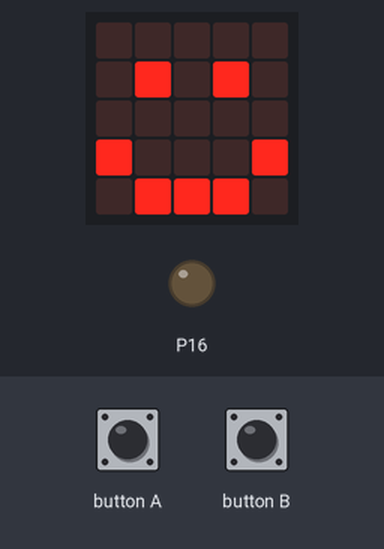
Simulated run of this program. Board: BBC micro:bit running MicroPython. On the bench: the board's 5×5 LED display, output pins drawn as LEDs (lit = HIGH). The inputs (shaded band) are chosen by the test bench.

Above: at 1.2 s.
1.3 s: button A pressed for 0.15 s
At 1.9 s:
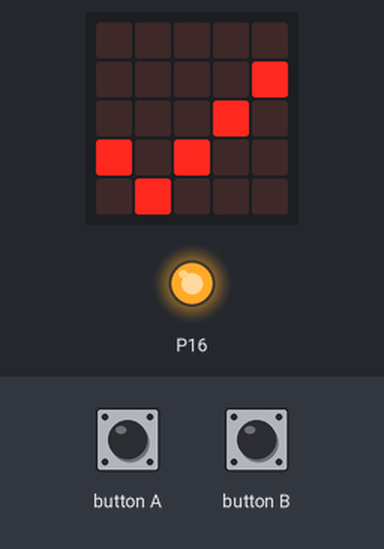
2.9 s: button B pressed for 0.15 s
At 4.1 s:
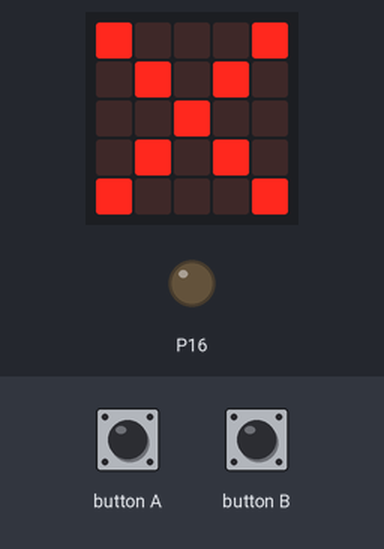
4.5 s: button A pressed for 1 s
At 5.5 s:
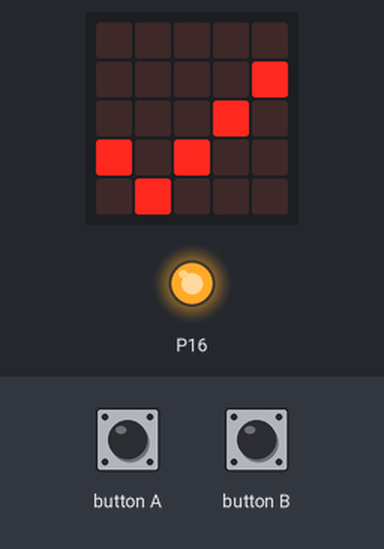
7.0 s: button B pressed for 1 s
At 7.4 s:
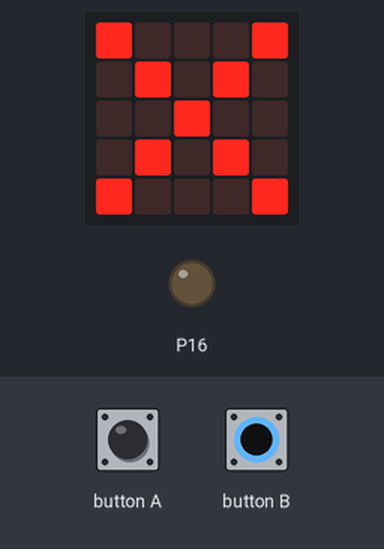
Timing chart, 0 to 10.0 s (numbered marks = the images above; inputs shaded):
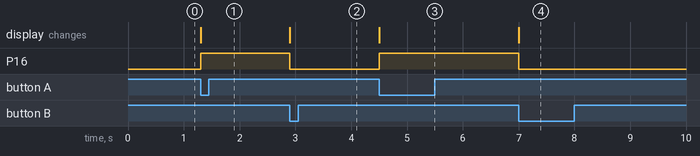

Measured:
- after the input at 1.3 s, P16: LOW → HIGH at once; the display: changes at once (image 1)
- after the input at 2.9 s, P16: HIGH → LOW at once; the display: changes at once (image 2)
- after the input at 4.5 s, P16: LOW → HIGH at once; the display: changes at once (image 3)
- after the input at 7.0 s, P16: HIGH → LOW at once; the display: changes at once (image 4)

The program:

main.py
```python
"""
Created by: Dat Nguyen
Created on: Feb 2026
This program uses an SR latch to control an LED.
"""

from microbit import *

display.clear()
display.show(Image.HAPPY)
pin16.write_digital(0)

while True:
    if button_a.is_pressed():
        display.show(Image.YES)
        pin16.write_digital(1)
    elif button_b.is_pressed():
        display.show(Image.NO)
        pin16.write_digital(0)
```
